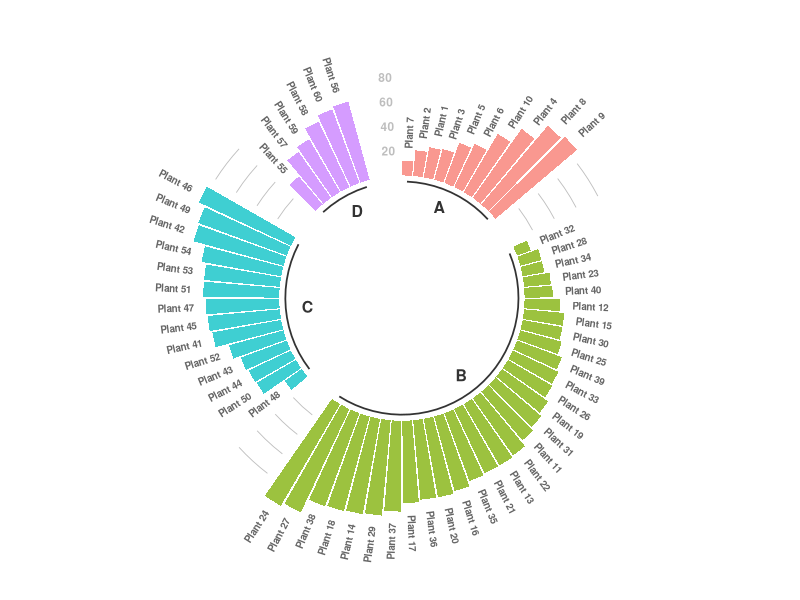
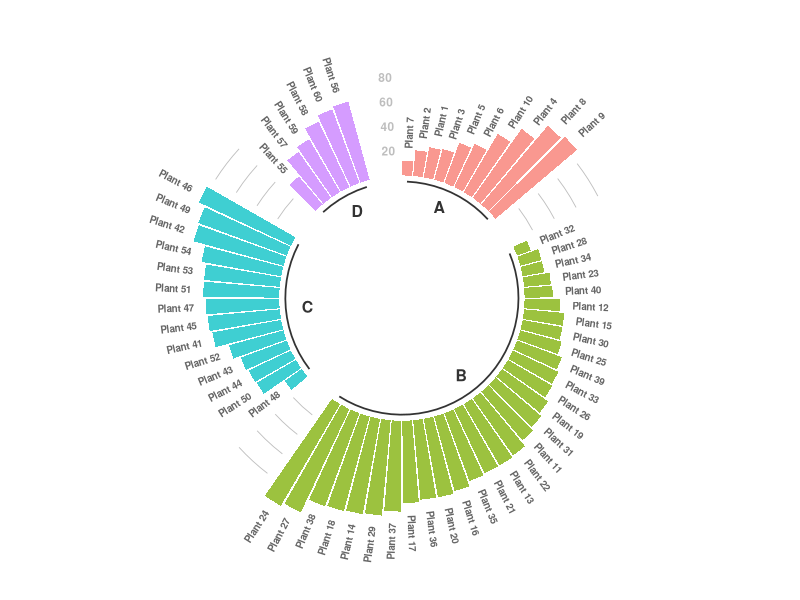

Recreate these plots in R, in order.
# library
library(tidyverse)

# Create dataset
data <- data.frame(
      individual=paste( "Plant ", seq(1,60), sep=""),
      group=c( rep('A', 10), rep('B', 30), rep('C', 14), rep('D', 6)) ,
      value=sample( seq(10,100), 60, replace=T)
)
View(data)
data$group <- as.factor(data$group)
# Set a number of 'empty bar' to add at the end of each group
empty_bar <- 3
to_add <- data.frame( matrix(NA, empty_bar*nlevels(data$group), ncol(data)) )
colnames(to_add) <- colnames(data)
to_add
to_add$group <- rep(levels(data$group), each=empty_bar)
to_add
data <- rbind(data, to_add)
data <- data %>% arrange(group, value)
data$id <- seq(1, nrow(data))

# Get the name and the y position of each label
label_data <- data
number_of_bar <- nrow(label_data)
angle <- 90 - 360 * (label_data$id-0.5) /number_of_bar     # I substract 0.5 because the letter must have the angle of the center of the bars. Not extreme right(1) or extreme left (0)
label_data$hjust <- ifelse( angle < -90, 1, 0)
label_data$angle <- ifelse(angle < -90, angle+180, angle)

# prepare a data frame for base lines
base_data <- data %>% 
      group_by(group) %>% 
      summarize(start=min(id), end=max(id) - empty_bar) %>% 
      rowwise() %>% 
      mutate(title=mean(c(start, end)))



# prepare a data frame for grid (scales)
grid_data <- base_data
grid_data

grid_data$end <- grid_data$end[ c( nrow(grid_data), 1:nrow(grid_data)-1)] + 1


grid_data$start <- grid_data$start - 1
grid_data
grid_data <- grid_data[-1,]

# Make the plot
p <- ggplot(data, aes(x=as.factor(id), y=value, fill=group)) +       # Note that id is a factor. If x is numeric, there is some space between the first bar
      
      geom_bar(aes(x=as.factor(id), y=value, fill=group), stat="identity", alpha=0.5) +
      
      # Add a val=100/75/50/25 lines. I do it at the beginning to make sur barplots are OVER it.
      geom_segment(data=grid_data, aes(x = end, y = 80, xend = start, yend = 80), colour = "grey", alpha=1, size=0.3 , inherit.aes = FALSE ) +
      geom_segment(data=grid_data, aes(x = end, y = 60, xend = start, yend = 60), colour = "grey", alpha=1, size=0.3 , inherit.aes = FALSE ) +
      geom_segment(data=grid_data, aes(x = end, y = 40, xend = start, yend = 40), colour = "grey", alpha=1, size=0.3 , inherit.aes = FALSE ) +
      geom_segment(data=grid_data, aes(x = end, y = 20, xend = start, yend = 20), colour = "grey", alpha=1, size=0.3 , inherit.aes = FALSE ) +
      
      # Add text showing the value of each 100/75/50/25 lines
      annotate("text", x = rep(max(data$id),4), y = c(20, 40, 60, 80), label = c("20", "40", "60", "80") , color="grey", size=3 , angle=0, fontface="bold", hjust=1) +
      
      geom_bar(aes(x=as.factor(id), y=value, fill=group), stat="identity", alpha=0.5) +
      ylim(-100,120) +
      theme_minimal() +
      theme(
            legend.position = "none",
            axis.text = element_blank(),
            axis.title = element_blank(),
            panel.grid = element_blank(),
            plot.margin = unit(rep(-1,4), "cm") 
      ) +
      coord_polar() + 
      geom_text(data=label_data, aes(x=id, y=value+10, label=individual, hjust=hjust), color="black", fontface="bold",alpha=0.6, size=2.5, angle= label_data$angle, inherit.aes = FALSE ) +
      
      # Add base line information
      geom_segment(data=base_data, aes(x = start, y = -5, xend = end, yend = -5), colour = "black", alpha=0.8, size=0.6 , inherit.aes = FALSE ) + 
      geom_text(data=base_data, aes(x = title, y = -18, label=group), hjust=c(1,1,0,0), colour = "black", alpha=0.8, size=4, fontface="bold", inherit.aes = FALSE)

p
ggsave("test.tiff", units="in", width=12, height=6, dpi=300, compression = 'lzw')
